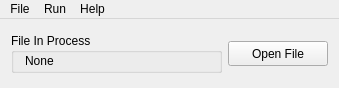
<?xml version="1.0" encoding="UTF-8"?>
<ui version="4.0">
 <class>NerdMain</class>
 <widget class="QMainWindow" name="NerdMain">
  <property name="geometry">
   <rect>
    <x>0</x>
    <y>0</y>
    <width>339</width>
    <height>88</height>
   </rect>
  </property>
  <property name="sizePolicy">
   <sizepolicy hsizetype="Expanding" vsizetype="Expanding">
    <horstretch>0</horstretch>
    <verstretch>0</verstretch>
   </sizepolicy>
  </property>
  <property name="windowTitle">
   <string>NERD</string>
  </property>
  <property name="windowIcon">
   <iconset resource="res.qrc">
    <normaloff>:/img/cci-small.png</normaloff>:/img/cci-small.png</iconset>
  </property>
  <widget class="QWidget" name="centralWidget">
   <layout class="QVBoxLayout" name="verticalLayout_5">
    <item>
     <layout class="QHBoxLayout" name="horizontalLayout_6">
      <item>
       <layout class="QHBoxLayout" name="horizontalLayout">
        <property name="spacing">
         <number>0</number>
        </property>
        <property name="topMargin">
         <number>0</number>
        </property>
        <item>
         <widget class="QGroupBox" name="grpFileInProgress">
          <property name="minimumSize">
           <size>
            <width>200</width>
            <height>40</height>
           </size>
          </property>
          <property name="maximumSize">
           <size>
            <width>16777215</width>
            <height>40</height>
           </size>
          </property>
          <property name="title">
           <string>File In Process</string>
          </property>
          <layout class="QHBoxLayout" name="horizontalLayout_3">
           <property name="topMargin">
            <number>0</number>
           </property>
           <property name="bottomMargin">
            <number>4</number>
           </property>
           <item>
            <widget class="QLabel" name="labCurrent">
             <property name="sizePolicy">
              <sizepolicy hsizetype="Ignored" vsizetype="Ignored">
               <horstretch>0</horstretch>
               <verstretch>0</verstretch>
              </sizepolicy>
             </property>
             <property name="minimumSize">
              <size>
               <width>0</width>
               <height>15</height>
              </size>
             </property>
             <property name="layoutDirection">
              <enum>Qt::LeftToRight</enum>
             </property>
             <property name="text">
              <string>None</string>
             </property>
            </widget>
           </item>
          </layout>
         </widget>
        </item>
       </layout>
      </item>
      <item>
       <layout class="QVBoxLayout" name="verticalLayout_2">
        <property name="spacing">
         <number>0</number>
        </property>
        <item>
         <layout class="QVBoxLayout" name="verticalLayout_3">
          <property name="topMargin">
           <number>0</number>
          </property>
          <property name="bottomMargin">
           <number>9</number>
          </property>
         </layout>
        </item>
        <item>
         <widget class="QPushButton" name="btnOpen">
          <property name="minimumSize">
           <size>
            <width>0</width>
            <height>25</height>
           </size>
          </property>
          <property name="maximumSize">
           <size>
            <width>100</width>
            <height>16777215</height>
           </size>
          </property>
          <property name="layoutDirection">
           <enum>Qt::LeftToRight</enum>
          </property>
          <property name="text">
           <string>Open File</string>
          </property>
         </widget>
        </item>
        <item>
         <layout class="QVBoxLayout" name="verticalLayout_4">
          <property name="topMargin">
           <number>9</number>
          </property>
          <property name="bottomMargin">
           <number>0</number>
          </property>
         </layout>
        </item>
       </layout>
      </item>
     </layout>
    </item>
   </layout>
  </widget>
  <widget class="QMenuBar" name="menuBar">
   <property name="geometry">
    <rect>
     <x>0</x>
     <y>0</y>
     <width>339</width>
     <height>21</height>
    </rect>
   </property>
   <widget class="QMenu" name="menuFile">
    <property name="title">
     <string>File</string>
    </property>
    <addaction name="menuOpen"/>
    <addaction name="separator"/>
    <addaction name="menuExit"/>
   </widget>
   <widget class="QMenu" name="menuRun">
    <property name="enabled">
     <bool>true</bool>
    </property>
    <property name="title">
     <string>Run</string>
    </property>
    <addaction name="menuStart"/>
    <addaction name="menuStop"/>
    <addaction name="separator"/>
    <addaction name="menuNextRecord"/>
    <addaction name="menuPrevRecord"/>
    <addaction name="separator"/>
    <addaction name="menuNextCell"/>
    <addaction name="menuPrevCell"/>
   </widget>
   <widget class="QMenu" name="menuHelp">
    <property name="title">
     <string>Help</string>
    </property>
    <addaction name="menuDocs"/>
    <addaction name="separator"/>
    <addaction name="menuAbout"/>
    <addaction name="menuHomepage"/>
   </widget>
   <addaction name="menuFile"/>
   <addaction name="menuRun"/>
   <addaction name="menuHelp"/>
  </widget>
  <action name="menuOpen">
   <property name="text">
    <string>Open File</string>
   </property>
  </action>
  <action name="menuExit">
   <property name="text">
    <string>Exit</string>
   </property>
  </action>
  <action name="menuStart">
   <property name="enabled">
    <bool>true</bool>
   </property>
   <property name="text">
    <string>Start</string>
   </property>
  </action>
  <action name="menuStop">
   <property name="enabled">
    <bool>false</bool>
   </property>
   <property name="text">
    <string>Stop</string>
   </property>
  </action>
  <action name="menuNextRecord">
   <property name="enabled">
    <bool>true</bool>
   </property>
   <property name="text">
    <string>Next Record</string>
   </property>
  </action>
  <action name="menuDocs">
   <property name="text">
    <string>Help Doc</string>
   </property>
  </action>
  <action name="menuAbout">
   <property name="text">
    <string>About</string>
   </property>
  </action>
  <action name="menuHomepage">
   <property name="text">
    <string>CCi Homepage</string>
   </property>
  </action>
  <action name="menuPrevRecord">
   <property name="enabled">
    <bool>true</bool>
   </property>
   <property name="text">
    <string>Prev Record</string>
   </property>
  </action>
  <action name="menuNextCell">
   <property name="enabled">
    <bool>true</bool>
   </property>
   <property name="text">
    <string>Next Cell</string>
   </property>
  </action>
  <action name="menuPrevCell">
   <property name="text">
    <string>Prev Cell</string>
   </property>
  </action>
 </widget>
 <layoutdefault spacing="6" margin="11"/>
 <resources>
  <include location="res.qrc"/>
 </resources>
 <connections/>
</ui>
